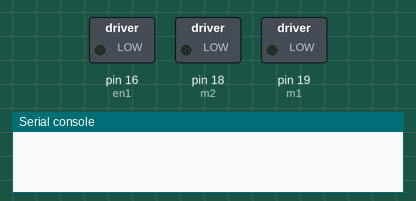
This program was run on a simulated MicroPython board. Parts: switched loads named in the program (green lamp = pin HIGH), the last lines printed to the serial console. Random numbers come from a fixed seed.

Above: at 0.1 s.
At 9.1 s:
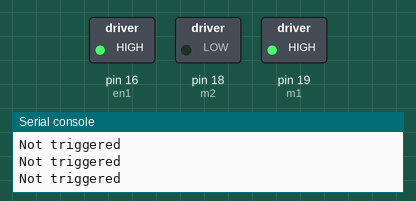
At 17.1 s:
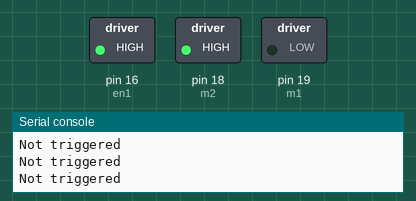
At 38.1 s:
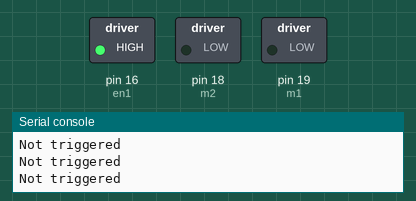
Timing chart, 0 to 39.6 s (numbered marks = the images above):
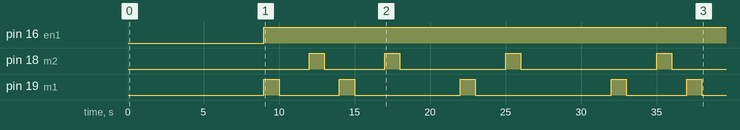

Measured:
- by itself, pin 16 (en1): LOW → HIGH at 9.0 s
- by itself, pin 18 (m2): LOW → HIGH at 12.0 s, → LOW 1.0 s later, → HIGH 4.0 s later, → LOW 1.0 s later, … (8 changes in this stretch)
- by itself, pin 19 (m1): LOW → HIGH at 9.0 s, → LOW 1.0 s later, → HIGH 4.0 s later, → LOW 1.0 s later, … (10 changes in this stretch)

The program:

main.py
```python
import random

import utime
from machine import Pin


class MotorController:
    def __init__(self):
        self.m1 = Pin(19, Pin.OUT)
        self.m2 = Pin(18, Pin.OUT)
        self.en1 = Pin(16, Pin.OUT)

    def enable(self):
        self.en1(1)

    def forward(self):
        self.m1(1)
        self.m2(0)

    def reverse(self):
        self.m1(0)
        self.m2(1)

    def stop(self):
        self.m1(0)
        self.m2(0)

def main():
    random_num = random.random()
    utime.sleep(1)
    if random_num < 0.1:
        motor_controller = MotorController()
        motor_controller.enable()
        motor_controller.forward()
        utime.sleep(1)
        motor_controller.stop()
        utime.sleep(2)
        motor_controller.reverse()
        utime.sleep(1)
        motor_controller.stop()
    else:
        print("Not triggered")

if __name__ == "__main__":
    while True:
        main()
```
